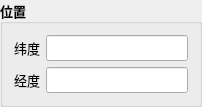
         <widget class="QGroupBox" name="groupBox_3">
          <property name="font">
           <font>
            <family>微软雅黑</family>
            <pointsize>10</pointsize>
            <weight>75</weight>
            <bold>true</bold>
           </font>
          </property>
          <property name="title">
           <string>位置</string>
          </property>
          <layout class="QGridLayout" name="gridLayout_11">
           <item row="0" column="0">
            <widget class="QLabel" name="label_30">
             <property name="maximumSize">
              <size>
               <width>59</width>
               <height>16777215</height>
              </size>
             </property>
             <property name="font">
              <font>
               <family>微软雅黑</family>
               <pointsize>10</pointsize>
               <weight>50</weight>
               <bold>false</bold>
              </font>
             </property>
             <property name="text">
              <string>纬度</string>
             </property>
            </widget>
           </item>
           <item row="1" column="0">
            <widget class="QLabel" name="label_29">
             <property name="maximumSize">
              <size>
               <width>59</width>
               <height>16777215</height>
              </size>
             </property>
             <property name="font">
              <font>
               <family>微软雅黑</family>
               <pointsize>10</pointsize>
               <weight>50</weight>
               <bold>false</bold>
              </font>
             </property>
             <property name="text">
              <string>经度</string>
             </property>
            </widget>
           </item>
           <item row="0" column="1">
            <widget class="QLineEdit" name="lineEdit_7">
             <property name="font">
              <font>
               <family>微软雅黑</family>
               <pointsize>10</pointsize>
               <weight>75</weight>
               <bold>true</bold>
              </font>
             </property>
             <property name="readOnly">
              <bool>true</bool>
             </property>
            </widget>
           </item>
           <item row="1" column="1">
            <widget class="QLineEdit" name="lineEdit_8">
             <property name="font">
              <font>
               <family>微软雅黑</family>
               <pointsize>10</pointsize>
               <weight>75</weight>
               <bold>true</bold>
              </font>
             </property>
             <property name="readOnly">
              <bool>true</bool>
             </property>
            </widget>
           </item>
          </layout>
         </widget>
